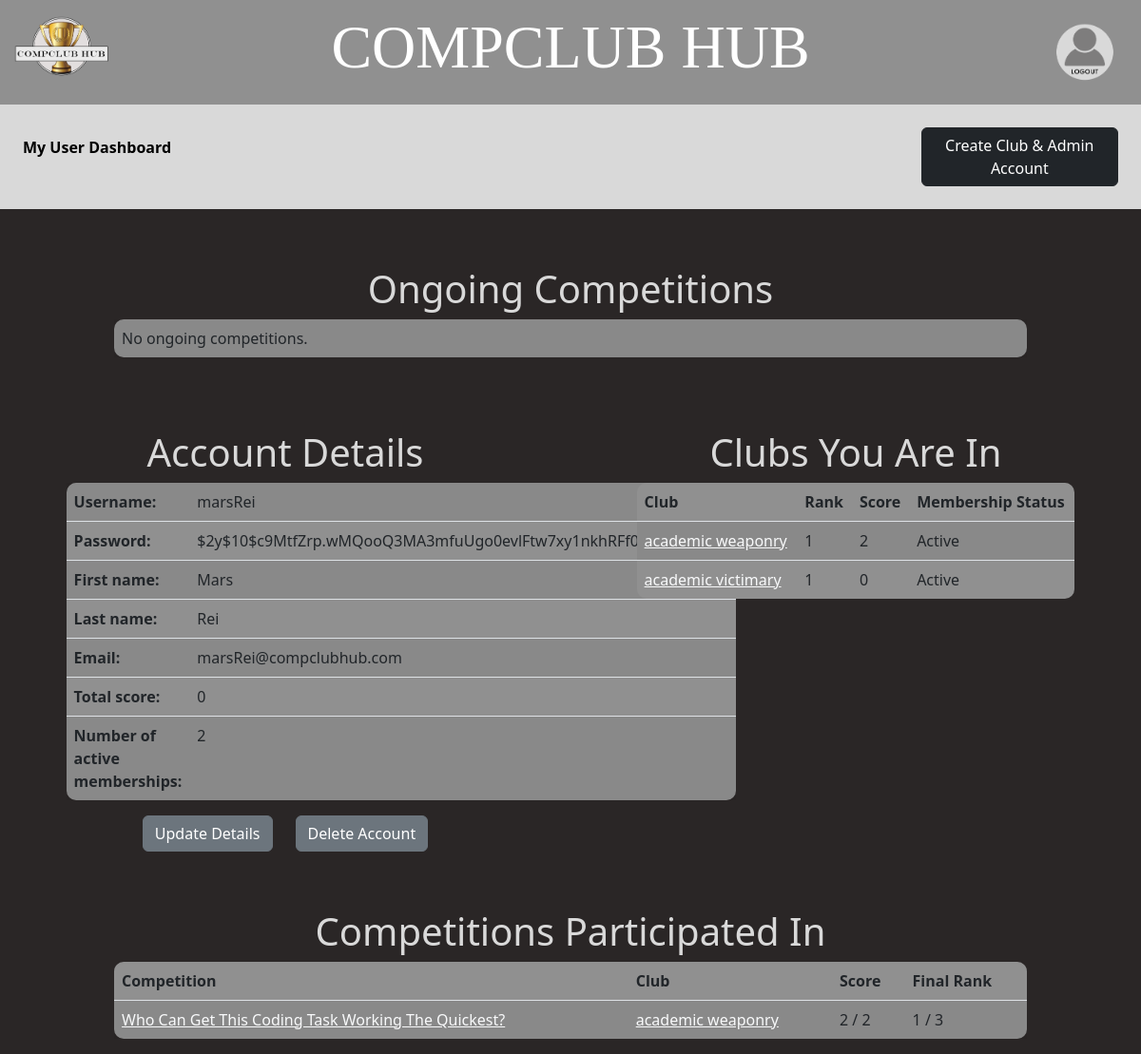
The app's page /user_dashboard.php (signed in) with its own data.
### tables this page shows
CREATE TABLE `users` (
  `userID` int NOT NULL AUTO_INCREMENT,  
  `firstName` varchar(255) NOT NULL ,
  `lastName` varchar(255) NOT NULL,
  `totalScore` decimal NOT NULL DEFAULT 0,  
  `email` varchar(255) NOT NULL,
  `username` varchar(255) NOT NULL,
  `password` varchar(255) NOT NULL,
  `numActiveMemberships` int NOT NULL DEFAULT 0,  
  `deleted` BOOLEAN NOT NULL DEFAULT false,  
  PRIMARY KEY (`userID`)
);

CREATE TABLE `memberships` (
`userID` int NOT NULL,
`clubID` int NOT NULL,
 
`score` decimal NOT NULL DEFAULT 0,  
`activityStatus` boolean NOT NULL DEFAULT True,  
`clubRank` int NOT NULL,  
PRIMARY KEY (`userID`, `clubID`)
);

CREATE TABLE `clubs` (
`clubID` int NOT NULL AUTO_INCREMENT,  
`clubName` varchar(255) NOT NULL,
`clubEmail` varchar(255) NOT NULL,
`category` varchar(255) NOT NULL,  
`description` varchar(255) NOT NULL,
`activityStatus` Boolean NOT NULL DEFAULT True,  
`address` varchar(255) NOT NULL,
PRIMARY KEY (`clubID`)
);

CREATE TABLE `competitions` (
`competitionID` int NOT NULL AUTO_INCREMENT,  
`club` int NOT NULL,  
`name` varchar(255) NOT NULL,
`numParticipants` int NOT NULL DEFAULT 0,
`1stPlace` int,  
`2ndPlace` int,  
`3rdPlace` int,  
`numRounds` int NOT NULL,
`start` date NOT NULL,  
`end` date NOT NULL,  
`finished` BOOLEAN NOT NULL DEFAULT False,  
PRIMARY KEY (`competitionID`)
);

CREATE TABLE `competitors` (
`userID` int NOT NULL,  
`competition` int NOT NULL,  
 
`score` decimal NOT NULL DEFAULT 0,
`finalRank` int NULL,  
PRIMARY KEY (`userID`, `competition`)
);

### user_dashboard.php (the view, shortened to what this page needs)
<!DOCTYPE html>
<html lang="en">
  <head>
    <link href="https://cdn.jsdelivr.net/npm/bootstrap@5.2.3/dist/css/bootstrap.min.css" rel="stylesheet">
    <link rel="stylesheet" href="css/styles.css">
  </head>
<body>
<header>
  <?php
    include 'commonPhp/headerLogOut.php';
  ?>
</header>
<div class="contdash">
  <h1><Strong>My User Dashboard</Strong></h1>
  <form action="user_dashboard.php" method="post">
    <button id="userDashButton" name="createClubAdmin" type="submit" class="btn btn-dark">Create Club & Admin Account</button>
  </form>
</div>
<div class="container-fluid">
  <div class="row">
    <h1 class='display-6'><strong>Ongoing Competitions</strong></h1>
    <?php
      include 'config/database_pdo.php';
      $stmt = $con->prepare(
        "SELECT clubs.clubID, clubs.clubName, competitions.name,
        competitions.numRounds AS totalRounds, matches.roundNum,
         matches.schedule, matches.competitor2,
         competitions.competitionID
        FROM clubs
        JOIN competitions ON clubs.clubID = competitions.club
        JOIN matches ON competitions.competitionID = matches.competition
        WHERE matches.competitor1 = ?
          AND competitions.finished = false
          AND matches.roundNum IN (
            SELECT DISTINCT roundNum
            FROM matches
            WHERE competition = competitions.competitionID
            AND roundNum <= competitions.numRounds
          )
        ORDER BY matches.roundNum DESC"
      );
      $stmt->execute([$_SESSION["id"]]);
      $data = $stmt->fetchAll();
      $stmt2 = $con->prepare(
          "SELECT username FROM users
          JOIN matches ON users.userID=matches.competitor2
          WHERE matches.competitor1 = ?"
      );
      $stmt2->execute([$_SESSION["id"]]);
      $dataOpp = $stmt2->fetchAll();
      $stmt3 = $con->prepare(
        "SELECT clubs.clubID, clubs.clubName, competitions.name,
        competitions.numRounds AS totalRounds, matches.roundNum,
        matches.schedule, matches.competitor2,
        competitions.competitionID
        FROM clubs
        JOIN competitions ON clubs.clubID = competitions.club
        JOIN matches ON competitions.competitionID = matches.competition
        WHERE matches.competitor2 = ?
          AND competitions.finished = false
          AND matches.roundNum IN (
            SELECT DISTINCT roundNum
            FROM matches
            WHERE competition = competitions.competitionID
            AND roundNum <= competitions.numRounds
          )
        ORDER BY matches.roundNum DESC"
      );
      $stmt3->execute([$_SESSION["id"]]);
      $data2 = $stmt3->fetchAll();
      $stmt4 = $con->prepare(
        "SELECT username FROM users
        JOIN matches ON users.userID=matches.competitor1
        WHERE matches.competitor2 = ?"
      );
      $stmt4->execute([$_SESSION["id"]]);
      $data2Opp = $stmt4->fetchAll();
      echo "<table class='table table-striped'>";
      if ($data || $data2) {
        echo "<thead>";
        echo "<tr><th>Club</th><th>Competition</th><th>Round</th><th>Schedule</th><th>Opponent</th></tr>";
        echo "</thead>";
        echo "<tbody>";
        if ($data && $dataOpp) {
          for ($i = 0; $i < count($data); $i++) {
            if ($data[$i]["totalRounds"] > $data[$i]["roundNum"]) {
              echo "<tr><td><a href='club_page.php?clubID=" . $club["clubID"] .
              "' class='link-light'>" .
              $club["clubName"] . "</a></td>" .
              "<td><a href='competition_page.php?competitionID=" .
                $data[$i]["competitionID"] .  "' class='link-light'>" .
                $data[$i]["name"] . "</a></td>" .
              "</td><td>" . $data[$i]["roundNum"] .
              "</td><td>" . $data[$i]["schedule"] . "</td><td>" . $dataOpp[$i]["username"] . "</td></tr>";
            }
          }
        }
        if ($data2 && $data2Opp) {
            for ($i = 0; $i < count($data2); $i++) {
              if ($data2[$i]["totalRounds"] > $data2[$i]["roundNum"]) {
                echo "<tr><td><a href='club_page.php?clubID=" . $club["clubID"] .
                "' class='link-light'>" .
                "<td><a href='competition_page.php?competitionID=" .
                $data2[$i]["competitionID"] .  "' class='link-light'>" .
                $data2[$i]["name"] . "</a></td>" .
                "<td>" . $data2[$i]["name"] . "</td><td>" . $data2[$i]["roundNum"] .
                "</td><td>" . $data2[$i]["schedule"] . "</td><td>" . $data2Opp[$i]["username"] . "</td></tr>";
              }
            }
        }
      } else {
        echo "<tbody>";
        echo "<tr><td>No ongoing competitions.</td></tr>";
      }
      echo "</tbody></table>";
    ?>
    <div class="col-sm-6">
      <?php
        include 'config/database_pdo.php';
        $sql = "SELECT * FROM users
        WHERE userID = :query";
        $stmt = $con->prepare($sql);
        $userID = $_SESSION["id"];
        $stmt->bindParam(':query', $userID);
        $stmt->execute();
        $data = $stmt->fetchAll();
        echo "<h1 class='display-6'><strong>Account Details</strong></h1>";
        echo "<table class='table table-striped'><tbody>";
        if ($data) {
          foreach ($data as $info) {
            echo "<tr><td><strong>Username:</strong></td><td>" . $info["username"] . "</td></tr>";
            echo "<tr><td><strong>Password:</strong></td><td>" . $info["password"] . "</td></tr>";
            echo "<tr><td><strong>First name:</strong></td><td>" . $info["firstName"] . "</td></tr>";
            echo "<tr><td><strong>Last name:</strong></td><td>" . $info["lastName"] . "</td></tr>";
            echo "<tr><td><strong>Email:</strong></td><td>" . $info["email"] . "</td></tr>";
            echo "<tr><td><strong>Total score:</strong></td><td>" . $info["totalScore"] . "</td></tr>";
            echo "<tr><td><strong>Number of active memberships:</strong></td><td>" . $info["numActiveMemberships"] . "</td></tr>";
          }
        }
        echo "</tbody></table>";
      ?>
      <div class="container">
        <div class="row justify-content-center">
          <div class="col-auto">
            <div class="d-flex justify-content-between gap-4">
              <form action="edit_user_details.php" method="post">
                <button id="editUserDetailsButton" name="updateUserDetails" type="submit" class="btn btn-secondary">Update Details</button>
              </form>
              <form action="delete_user.php">
                <button id="deleteUserButton" name="deleteUser" type="submit" class="btn btn-secondary">Delete Account</button>
              </form>
            </div>
          </div>
        </div>
      </div>
    </div>
    <div class="col-sm-6">
      <?php
      include 'config/database_pdo.php';
      $sql = "SELECT clubs.clubID, clubName, memberships.score, memberships.activityStatus, memberships.clubRank FROM clubs
      JOIN memberships on clubs.clubID=memberships.clubID
      JOIN users on memberships.userID=users.userID
      WHERE users.userID = :query";
      $stmt = $con->prepare($sql);
      $userID = $_SESSION["id"];
      $stmt->bindParam(':query', $userID);
      $stmt->execute();
      $data = $stmt->fetchAll();
      echo "<h1 class='display-6'><strong>Clubs You Are In</strong></h1>";
      echo "<table class='table table-striped'>";
      if ($data) {
        echo "<thead>";
        echo "<tr><th>Club</th><th>Rank</th><th>Score</th><th>Membership Status</th></tr>";
        echo "</thead>";
        echo "<tbody>";
        if ($data) {
          foreach ($data as $info) {
            if ($info["activityStatus"]) {
              $status = "Active";
            } else {
              $status = "Inactive";
            }
            echo "<tr><td><a href='club_page.php?clubID=" . $info["clubID"] .
            "' class='link-light'>" .
            $info["clubName"] . "</a></td><td>" .
            $info["clubRank"] . "</td><td>" . $info["score"] . "</td><td>" . $status . "</td></tr>";
          }
        }
      } else {
        echo "<tr><td>You are not in any clubs yet.</td></tr>";
      }
      echo "</tbody></table>";
      ?>
    </div>
  </div>
  <div class="row">
    <?php
      include 'config/database_pdo.php';
      $stmt = $con->prepare(
        "SELECT competitions.name, clubs.clubID, clubs.clubName,
        competitors.score, competitions.numRounds,
        competitors.finalRank, competitions.numParticipants,
        competitions.competitionID
        FROM clubs
        JOIN competitions ON clubs.clubID = competitions.club
        JOIN competitors ON competitions.competitionID = competitors.competition
        WHERE competitors.userID = ?
        AND competitions.finished = true"
      );
      $stmt->execute([$userID]);
      $data = $stmt->fetchAll();
      if ($data) {
        echo "<h1 class='display-6'><strong>Competitions Participated In</strong></h1>";
        echo "<table class='table table-striped'><thead>";
        echo "<tr><th>Competition</th><th>Club</th><th>Score</th><th>Final Rank</th></tr>";
        echo "</thead><tbody>";
        foreach ($data as $info) {
          echo "<tr>" .
          "<td><a href='competition_page.php?competitionID=" .
                $info["competitionID"] .  "' class='link-light'>" .
                $info["name"] . "</a></td>" .
          "<td><a href='club_page.php?clubID=" . $info["clubID"] .
          "' class='link-light'>" .
          $info["clubName"] . "</a></td>" .
          "<td>" . $info["score"] . " / " . $info["numRounds"] . "</td>" .
          "<td>" . $info["finalRank"] . " / " . $info["numParticipants"] . "</td>" .
          "</tr>";
        }
        echo "</tbody></table>";
      }
    ?>
  </div>
</body>
</html>

### css/styles.css (style rules this page uses)
body { background-color: #2a2626; }
header { background-color: #909090; display: flex; justify-content: space-between; align-items: center; height: 10%; position: relative; margin-bottom: 8%; }
.table tr:last-child td { border: none; }
#userDashButton { margin-left: 82%; }
.contdash { background-color: #D9D9D9; padding: 2% 2%; margin-top: -8%; }
.contdash h1 { color: #000000; font-family: 'Segoe UI', Tahoma, Geneva, Verdana, sans-serif; font-size: medium; text-align: justify; position: absolute; margin: 1% 0; }
.ad-1, .ad-2 ,h1 { text-align: center; color: #000000; font-family: 'Segoe UI', Tahoma, Geneva, Verdana, sans-serif; font-size: 120%; }
.table { background-color: #909090; margin-top: 10%; border-radius: 10px; width:80%; margin-left: 10%; }
.container-fluid h1 { color: #D9D9D9; text-align: center; margin-top: 60px; }
.container-fluid table { margin-top: 0%; }

### records on screen
users: username "marsRei", password "$2y$10$c9MtfZrp.wMQooQ3MA3mfuUgo0evlFtw7xy1nkhRFf0z5mOh9eeJS", firstName "Mars", lastName "Rei", email "marsRei@compclubhub.com", totalScore "0", numActiveMemberships "2"
memberships: clubID.clubName "academic weaponry", clubRank "1", score "2", activityStatus "Active"
memberships: clubID.clubName "academic victimary", clubRank "1", score "0", activityStatus "Active"
clubs: competitions.name "Who Can Get This Coding Task Working The Quickest?", clubName "academic weaponry", competitors.score "2", competitions.numRounds "2", competitors.finalRank "1", competitions.numParticipants "3"
